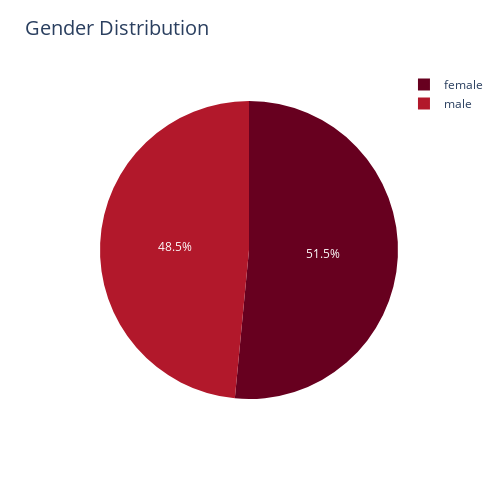

Notebook code for this chart:
### Code cell
fig = px.pie(data,  names='Q18', title="Gender Distribution", color_discrete_sequence=px.colors.sequential.RdBu)
fig.update_layout(title_font_size = 20)
fig.update_layout(
    width=500,
    height=500,
    margin=dict(l=100, r=20, t=70, b=70)
)

fig.show()

### Figure 1 — Plotly figure (JSON) as saved in the notebook; plotly's stock layout.template omitted (floating-point values rounded to 4 significant figures)
{"data": [{"domain": {"x": [0, 1], "y": [0, 1]}, "hovertemplate": "Q18=%{label}<extra></extra>", "labels": ["female", "male", "female", "male", "female", "male", "male", "male", "female", "male", "male", "male", "female", "female", "female", "female", "female", "female", "female", "female", "female", "female", "female", "female", "male", "female", "male", "male", "male", "male", "male", "male", "male"], "legendgroup": "", "name": "", "showlegend": true, "type": "pie"}], "layout": {"height": 500, "legend": {"tracegroupgap": 0}, "margin": {"b": 70, "l": 100, "r": 20, "t": 70}, "piecolorway": ["rgb(103,0,31)", "rgb(178,24,43)", "rgb(214,96,77)", "rgb(244,165,130)", "rgb(253,219,199)", "rgb(247,247,247)", "rgb(209,229,240)", "rgb(146,197,222)", "rgb(67,147,195)", "rgb(33,102,172)", "rgb(5,48,97)"], "title": {"font": {"size": 20}, "text": "Gender Distribution"}, "width": 500}}
